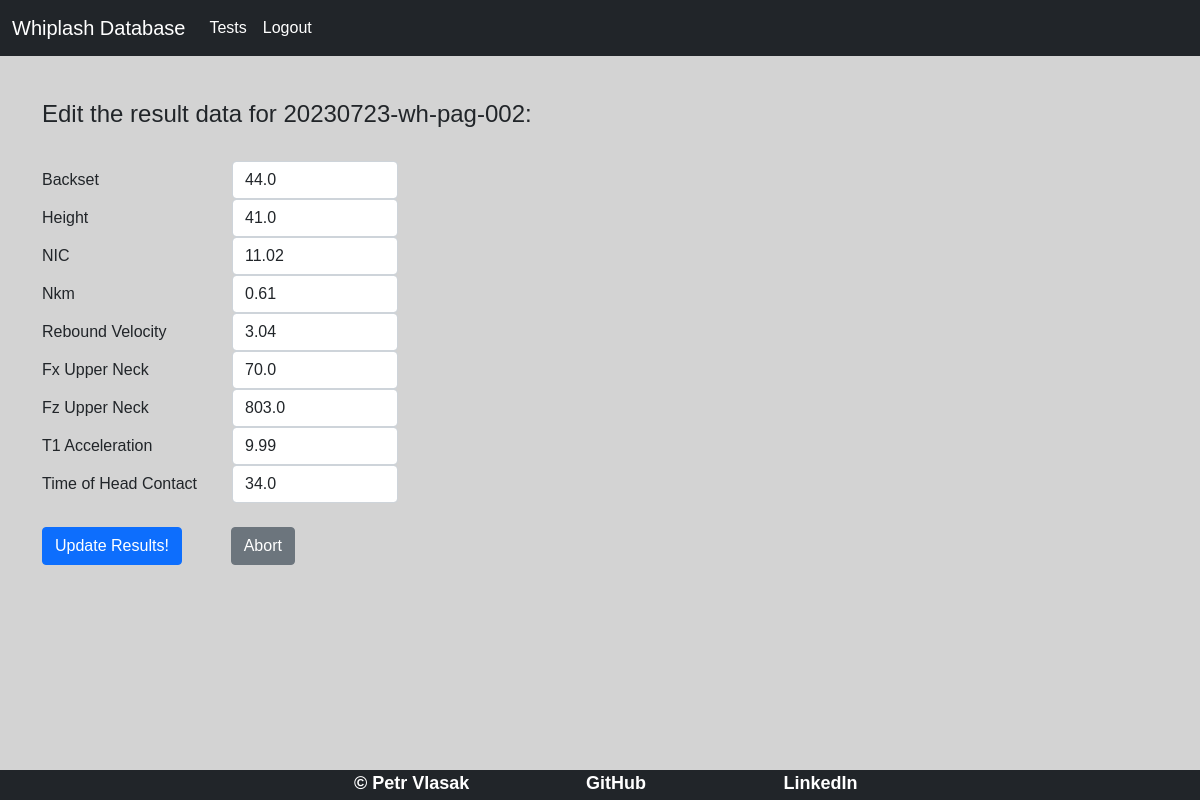
Page /update/2 (signed in) on the earlier database version.
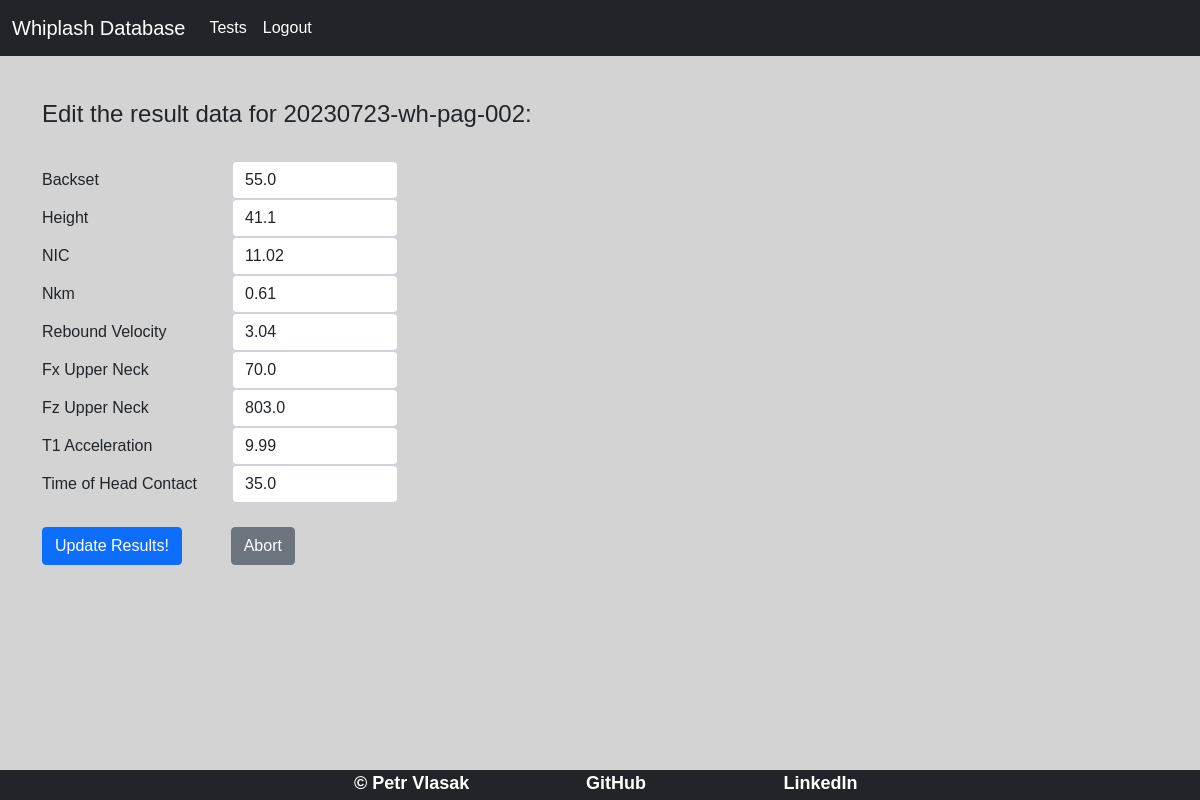
Same page on the later database version.
### models.py (models this page shows, shortened)
class Result(db.Model):
    id = db.Column(db.Integer, primary_key=True)
    backset = db.Column(db.Float, unique=False)
    height = db.Column(db.Float, unique=False)
    NIC = db.Column(db.Float, index=False, unique=False)
    Nkm = db.Column(db.Float, index=False, unique=False)
    rebound_velocity = db.Column(db.Float, index=False, unique=False)
    Fx_upper_neck = db.Column(db.Float, index=False, unique=False)
    Fz_upper_neck = db.Column(db.Float, index=False, unique=False)
    T1_acceleration = db.Column(db.Float, index=False, unique=False)
    time_head_contact = db.Column(db.Float, index=False, unique=False)
    test_id = db.Column(db.Integer, db.ForeignKey('test.id'))

### routes.py (the view)
@app.route('/update/<int:id>', methods=['GET', 'POST'])
@login_required
def update(id):
    form = ResultForm()
    result_to_update = Result.query.get_or_404(id)
    test_data = Test.query.get(id)
    if request.method == "POST":
        result_to_update.backset = request.form['Backset']
        result_to_update.height = request.form['Height']
        result_to_update.NIC = request.form['NIC']
        result_to_update.Nkm = request.form['Nkm']
        result_to_update.rebound_velocity = request.form['rebound_velocity']
        result_to_update.Fx_upper_neck = request.form['Fx_upper_neck']
        result_to_update.Fz_upper_neck = request.form['Fz_upper_neck']
        result_to_update.T1_acceleration = request.form['T1_acceleration']
        result_to_update.time_head_contact = request.form['time_head_contact']
        try:
            db.session.commit()
            flash("Result data updated successfully!")
            return redirect(url_for('test', id=id, _external=True, _scheme='http'))
        except:
            flash("Error! Looks like there is a problem.")
            return render_template("update.html", form=form, update_variable=result_to_update,
                                   label_variable=test_data.label)
    else:
        return render_template("update.html", form=form, update_variable=result_to_update,
                               label_variable=test_data.label)

### forms.py
class ResultForm(FlaskForm):
    Backset = FloatField("Backset")
    Height = FloatField("Height")
    NIC = FloatField("NIC", validators=[DataRequired()])
    Nkm = FloatField("Nkm", validators=[DataRequired()])
    rebound_velocity = FloatField("Rebound Velocity", validators=[DataRequired()])
    Fx_upper_neck = FloatField("Fx Upper Neck", validators=[DataRequired()])
    Fz_upper_neck = FloatField("Fz Upper Neck", validators=[DataRequired()])
    T1_acceleration = FloatField("T1 Acceleration", validators=[DataRequired()])
    time_head_contact = FloatField("Time Head Contact", validators=[DataRequired()])
    submit = SubmitField('Update Results!')
    cancel = SubmitField('Cancel')

### routes.py (called while the page is built)
@login_manager.user_loader
def load_user(user_id):
    return User.query.get(int(user_id))

### templates/update.html (shortened to what this page needs)
{% extends "base.html" %}
{% block content %}
<div class="result-update">
    <h4> Edit the result data for {{ label_variable }}: </h4>
    <br>
    <form action="/update/{{update_variable.id}}" method="post">
        <div class="row">
            <label for="Backset" class="col-sm-2 col-form-label"> Backset </label>
            <div class="col-sm-2">
            <input type="number" step=".1" class="form-control" id="Backset" name="Backset" value="{{ update_variable.backset }}">
            </div>
        </div>
        <div class="row">
            <label for="Height" class="col-sm-2 col-form-label"> Height </label>
            <div class="col-sm-2">
            <input type="number" step=".1" class="form-control" id="Height" name="Height" value="{{ update_variable.height }}">
            </div>
        </div>
        <div class="row">
            <label for="NIC" class="col-sm-2 col-form-label"> NIC </label>
            <div class="col-sm-2">
            <input type="number" step=".01" class="form-control" id="NIC" name="NIC" value="{{ update_variable.NIC }}">
            </div>
        </div>
        <div class="row">
            <label for="Nkm" class="col-sm-2 col-form-label"> Nkm </label>
            <div class="col-sm-2">
            <input type="number" step=".01" class="form-control" id="Nkm" name="Nkm" value="{{ update_variable.Nkm }}">
            </div>
        </div>
        <div class="row">
            <label for="rebound_velocity" class="col-sm-2 col-form-label"> Rebound Velocity </label>
            <div class="col-sm-2">
            <input type="number" step=".01" class="form-control" id="rebound_velocity" name="rebound_velocity" value="{{ update_variable.rebound_velocity }}">
            </div>
        </div>
        <div class="row">
            <label for="Fx_upper_neck" class="col-sm-2 col-form-label"> Fx Upper Neck </label>
            <div class="col-sm-2">
            <input type="number" step=".1" class="form-control" id="Fx_upper_neck" name="Fx_upper_neck" value="{{ update_variable.Fx_upper_neck }}">
            </div>
        </div>
        <div class="row">
            <label for="Fz_upper_neck" class="col-sm-2 col-form-label"> Fz Upper Neck </label>
            <div class="col-sm-2">
            <input type="number" step=".1" class="form-control" id="Fz_upper_neck" name="Fz_upper_neck" value="{{ update_variable.Fz_upper_neck }}">
            </div>
        </div>
        <div class="row">
            <label for="T1_acceleration" class="col-sm-2 col-form-label"> T1 Acceleration </label>
            <div class="col-sm-2">
            <input type="number" step=".1" class="form-control" id="T1_acceleration" name="T1_acceleration" value="{{ update_variable.T1_acceleration }}">
            </div>
        </div>
        <div class="row">
            <label for="time_head_contact" class="col-sm-2 col-form-label"> Time of Head Contact </label>
            <div class="col-sm-2">
            <input type="number" step=".1" class="form-control" id="time_head_contact" name="time_head_contact" value="{{ update_variable.time_head_contact }}">
            </div>
        </div>
        <div class="row gx-3">
            <div class="col-2">
                <p>{{ form.submit(class="btn btn-primary") }} </p>
            </div>
            <div class="col-2">
                <a href="{{ url_for('profile') }}" class="btn btn-secondary"> Abort </a>
            </div>
        </div>
    </form>
</div>
{% endblock %}

Differences in the rows shown:
changed Result: Backset "44.0" → "55.0"; Height "41.0" → "41.1"; time_head_contact "34.0" → "35.0"
